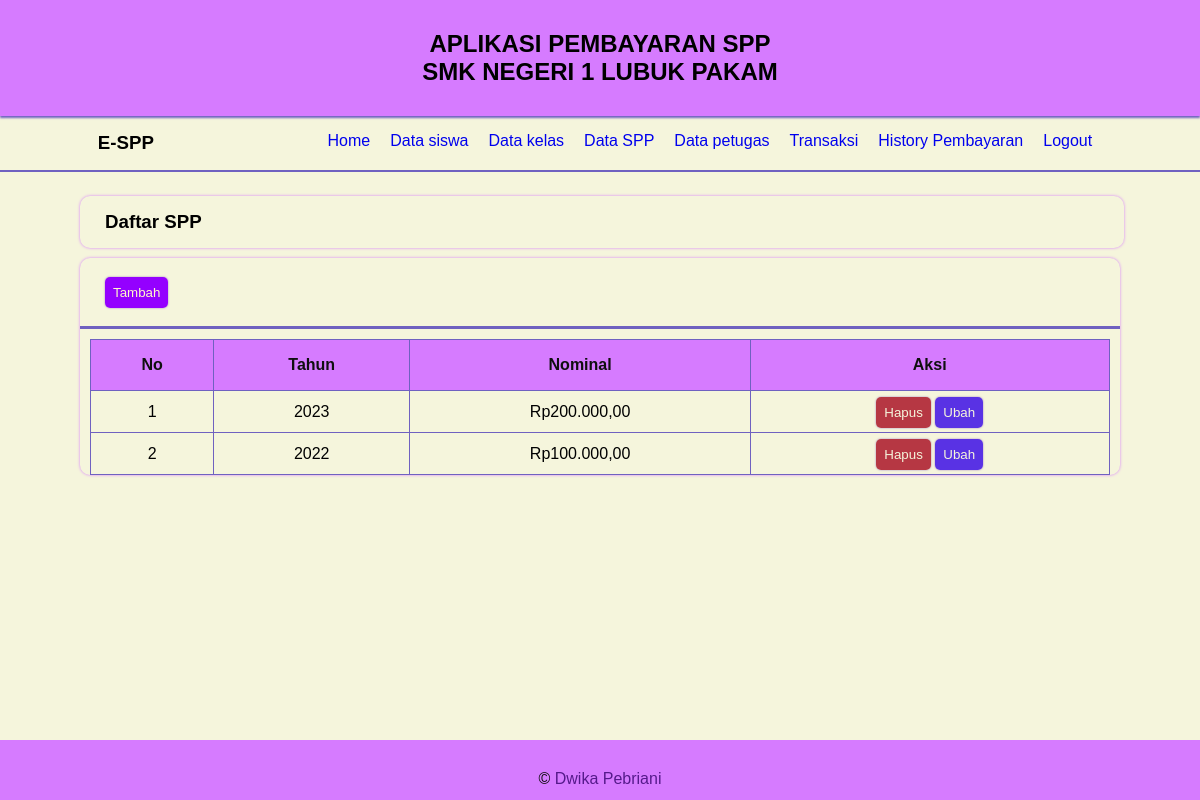
/?menu=spp (signed in), run on the app's committed database.
### tables this page shows
CREATE TABLE `spp` (
  `id_spp` int(11) NOT NULL,
  `tahun` int(11) NOT NULL,
  `nominal` int(11) NOT NULL
);

### config/koneksi.php (called while the page is built, shortened)
<?php
 function rupiah ($angka){
  $hasil_rupiah = "Rp" . number_format($angka,2,',','.');
  return $hasil_rupiah;
 }

### halaman/spp.php (the view)
<div class="col">
    <h3 class="judul"> Daftar SPP</h3>
</div>
<div class="card">
    <div class="card-header">
        <a href="?menu=tambah-spp" class="btn btn-tambah">Tambah</a>
    </div>
    <div class="card-body">
        <table border="1">
            <tr>
                <th>No</th>
                <th>Tahun</th>
                <th>Nominal</th>
                <th>Aksi</th>
            </tr>
            <?php
            $no =1;
                $kelas = mysqli_query($koneksi,"SELECT * FROM spp") ;
                while($data = mysqli_fetch_array($kelas)){
            ?>
            <tr>
                <td><?php echo $no++;?></td>
                <td><?php echo $data['tahun'] ?></td>
                <td><?php echo rupiah($data['nominal']) ?></td>
                <td><a href="?menu=hapus-spp&id=<?php echo $data['id_spp']?>
                "onclick="return confirm('yakin mau dihapus');" class="btn btn-hapus" >Hapus</a>
                    <a href="?menu=ubah-spp&id=<?php echo $data['id_spp']?>" class="btn btn-edit" >Ubah</a>
                </td>
            </tr>
            <?php } ?>
            </table>
        </div>
</div>

### data on the page
spp: tahun "2023", nominal "Rp200.000,00"
spp: tahun "2022", nominal "Rp100.000,00"
